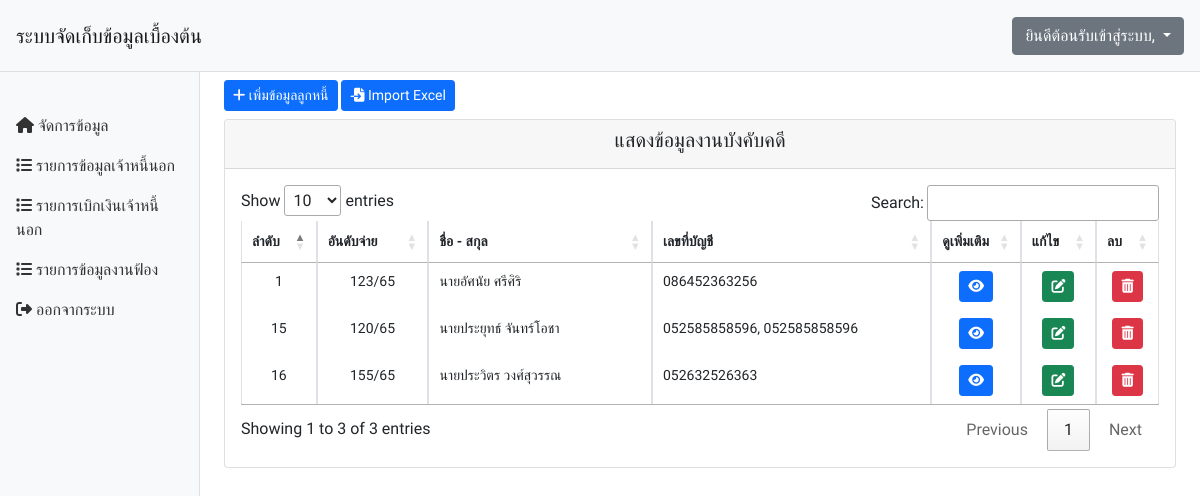
The app's page /admin_data1.php?page=show_person with its own data.
### tables this page shows
CREATE TABLE `person` (
  `person_id` int(11) NOT NULL,
  `person_code` varchar(50) NOT NULL COMMENT 'อันดับจ่าย',
  `person_fullname` varchar(100) NOT NULL COMMENT 'ชื่อ - นามสกุล',
  `person_number` varchar(100) NOT NULL COMMENT 'เลขที่เงินกู้',
  `person_rednumber` varchar(100) NOT NULL COMMENT 'เลขคดีแดง',
  `person_deed_number` varchar(100) NOT NULL COMMENT 'เลขที่โฉนด',
  `person_sales` varchar(100) NOT NULL COMMENT 'วิธีการขาย',
  `person_province` varchar(100) NOT NULL COMMENT 'ศาลจังหวัด',
  `person_legal` varchar(100) NOT NULL COMMENT 'สำนักงานบังคับคดี',
  `person_price` varchar(100) NOT NULL COMMENT 'ราคา',
  `person_price_date` date NOT NULL DEFAULT current_timestamp() COMMENT 'วันที่ขายได้',
  `person_date_bank` varchar(100) NOT NULL COMMENT 'วันที่รับโฉนดจากแบงก์',
  `person_date_legal` varchar(100) NOT NULL COMMENT 'วันที่ส่งโฉนดเข้ากรม',
  `person_UP` varchar(100) NOT NULL COMMENT 'เลข UP ส่งโฉนดคืนแบงก์',
  `data06_id` int(11) NOT NULL COMMENT '	ID อ้างอิงตาราง UP ส่งต้นฉบับ',
  `person_date_UP` date NOT NULL DEFAULT current_timestamp() COMMENT 'วันที่ส่งโฉนดคืนแบงก์',
  `ex1_data07` varchar(100) NOT NULL COMMENT 'เบิกเงิน 200',
  `ex1_date_07` date NOT NULL DEFAULT current_timestamp() COMMENT 'วันที่เบิกเงิน 200',
  `ex1_data08` varchar(100) NOT NULL COMMENT 'เบิกบุริมฯ งวด 1',
  `ex1_date_08` date NOT NULL DEFAULT current_timestamp() COMMENT 'วันที่เบิกบุริมฯ งวด 1',
  `ex1_data09` varchar(100) NOT NULL COMMENT 'เบิกบุริมฯ งวด 2',
  `ex1_date_09` date NOT NULL DEFAULT current_timestamp() COMMENT 'วันที่เบิกบุริมฯ งวด 2',
  `ex1_data10` varchar(100) NOT NULL COMMENT 'เบิก โจทก์ถอน,ขายติด,ขายปลอด',
  `ex1_date_10` date DEFAULT current_timestamp() COMMENT 'วันที่เบิก โจทก์ถอน,ขายติด,ขายปลอด',
  `person_note` varchar(255) NOT NULL COMMENT 'หมายเหตุ'
);

### show_person.php (the view, shortened to what this page needs)
<!DOCTYPE html>
<html lang="en">
<head>
    <link rel="stylesheet" href="https://cdn.datatables.net/1.11.3/css/jquery.dataTables.min.css">
    <link rel="stylesheet" href="https://cdnjs.cloudflare.com/ajax/libs/font-awesome/6.1.1/css/all.min.css"/>
</head>
<body>
    <div class="col-auto">
        <button type="button" class="btn btn-primary btn-sm" data-bs-toggle="modal" data-bs-target="#addPerson">
        <i class="fa-solid fa-plus"></i> เพิ่มข้อมูลลูกหนี้
        </button>
        <a href="admin_data1.php?page=add_person_excel" class="btn btn-primary btn-sm "><i class="fa-solid fa-file-import"></i> Import Excel</a>
    </div>
    <div class="card mt-2">
        <div class="card-header">
            <h5 class="text-center">แสดงข้อมูลงานบังคับคดี</h5>
        </div>
        <div class="card-body">
            <?php
            include('connect/dbconnect.php');
            $select_person = "SELECT * FROM person";
            $query = mysqli_query($dbcon, $select_person);
            if (mysqli_num_rows($query) > 0) { ?>
                <table class="table table-bordered" id="myTable">
                    <thead>
                        <tr style="font-size: 14px;" align="center">
                            <th>ลำดับ</th>
                            <th>อันดับจ่าย</th>
                            <th>ชื่อ - สกุล</th>
                            <th>เลขที่บัญชี</th>
                            <th>ดูเพิ่มเติม</th>
                            <th>แก้ไข</th>
                            <th>ลบ</th>
                        </tr>
                    </thead>
                    <tbody>
                        <?php
                        while ($row = mysqli_fetch_array($query)) {
                        ?>
                            <tr style="font-size: 14px;">
                                <td width="5%" align="center"><?php echo $row['person_id']; ?></td>
                                <td width="10%" align="center"><?php echo $row['person_code']; ?></td>
                                <td width="20%"><?php echo $row['person_fullname']; ?></td>
                                <td width="25%"><?php echo $row['person_number']; ?></td>
                                <td style="width: 8%;" align="center">
                                    <a href="admin_data1.php?page=person_view&person_id=<?php echo $row['person_id']; ?>" class="btn btn-primary btn-sm"><i class="fa-solid fa-eye"></i></a>
                                </td>
                                <td style="width: 5%;" align="center">
                                    <button type="button" class="btn btn-success btn-sm edit_data" id="<?php echo $row['person_id']; ?>"><i class="fa-solid fa-pen-to-square"></i></button>
                                </td>
                                <td style="width: 5%;" align="center">
                                    <button type="button" class="btn btn-danger btn-sm delete_data" id="<?php echo $row['person_id']; ?>"><i class="fa-solid fa-trash-can"></i></button>
                                </td>
                            </tr>
                        <?php } ?>
                    </tbody>
                </table>
            <?php } else {
                echo "<div class='text-center'>
                        <h5>ไม่มีข้อมูลในตาราง !</h5>
                      </div>";
            } ?>
        </div>
    </div>
</body>
</html>

### admin_data1.php (shortened to what this page needs)
<!DOCTYPE html>
<html lang="en">
<head>
    <link href="https://cdn.jsdelivr.net/npm/bootstrap@5.1.3/dist/css/bootstrap.min.css" rel="stylesheet">
    <link rel="stylesheet" href="https://cdnjs.cloudflare.com/ajax/libs/font-awesome/6.1.1/css/all.min.css" />
    <link rel="stylesheet" href="style.css">
</head>
<body>
    <nav class="navbar navbar-light bg-light p-3">
        <div class="d-flex col-12 col-md-3 col-lg-2 mb-2 mb-lg-0 flex-wrap flex-md-nowrap justify-content-between">
            <a class="navbar-brand" href="#">
                ระบบจัดเก็บข้อมูลเบื้องต้น
            </a>
        </div>
        <div class="col-12 col-md-5 col-lg-8 d-flex align-items-center justify-content-md-end mt-3 mt-md-0">
            <div class="dropdown">
                <button class="btn btn-secondary dropdown-toggle" type="button" id="dropdownMenuButton1" data-bs-toggle="dropdown" aria-expanded="false">
                    ยินดีต้อนรับเข้าสู่ระบบ,
                </button>
            </div>
        </div>
    </nav>
    <div class="container-fluid">
        <div class="row">
            <nav id="sidebar" class="col-md-3 col-lg-2 d-md-block bg-light sidebar collapse">
                <div class="position-sticky pt-3">
                    <ul class="nav flex-column">
                        <li class="nav-item">
                            <a class="nav-link" href="admin_data1.php?admin_data1.php">
                                <i class="fa-solid fa-house"></i> จัดการข้อมูล
                            </a>
                        </li>
                        <li class="nav-item">
                            <a class="nav-link" aria-current="page" href="admin_data1.php?page=show_person">
                                <i class="fa-solid fa-list"></i> รายการข้อมูลเจ้าหนี้นอก
                            </a>
                        </li>
                        <li class="nav-item">
                            <a class="nav-link" aria-current="page" href="admin_data1.php?admin_data1.php">
                                <i class="fa-solid fa-list"></i> รายการเบิกเงินเจ้าหนี้นอก
                            </a>
                        </li>
                        <li class="nav-item">
                            <a class="nav-link" aria-current="page" href="admin_data1.php?admin_data1.php">
                                <i class="fa-solid fa-list"></i> รายการข้อมูลงานฟ้อง
                            </a>
                        </li>
                        <li class="nav-item">
                            <a class="nav-link" href="index.php">
                                <i class="fa-solid fa-right-from-bracket"></i> ออกจากระบบ
                            </a>
                        </li>
                    </ul>
                </div>
            </nav>
            <main class="col-md-9 ms-sm-auto col-lg-10 px-md-4">
                <div class="right_col mt-2">
                    <?php
                    $queries = array();
                    parse_str($_SERVER['QUERY_STRING'], $queries);
                    switch ($queries['page']) {
                        case 'show_person':
                            include 'show_person.php';
                            break;
                    }
                    ?>
                </div>
            </main>
        </div>
    </div>
</body>
</html>

### style.css (style rules this page uses)
* { margin: 0; padding: 0; box-sizing: border-box; font-family: "Prompt", sans-serif; }
.sidebar { position: fixed; top: 0; bottom: 0; left: 0; z-index: 100; padding: 90px 0 0; box-shadow: inset -1px 0 0 rgba(0, 0, 0, .1); z-index: 99; }
.navbar { box-shadow: inset 0 -1px 0 rgba(0, 0, 0, .1); }
@media (min-width: 767.98px) { .navbar { top: 0; position: sticky; z-index: 999; } }
.sidebar .nav-link { color: #333; }

### records on screen
person: person_id "1", person_code "123/65", person_fullname "นายอัศนัย ศรีศิริ", person_number "086452363256"
person: person_id "15", person_code "120/65", person_fullname "นายประยุทธ์ จันทร์โอชา", person_number "052585858596, 052585858596"
person: person_id "16", person_code "155/65", person_fullname "นายประวิตร วงศ์สุวรรณ", person_number "052632526363"
